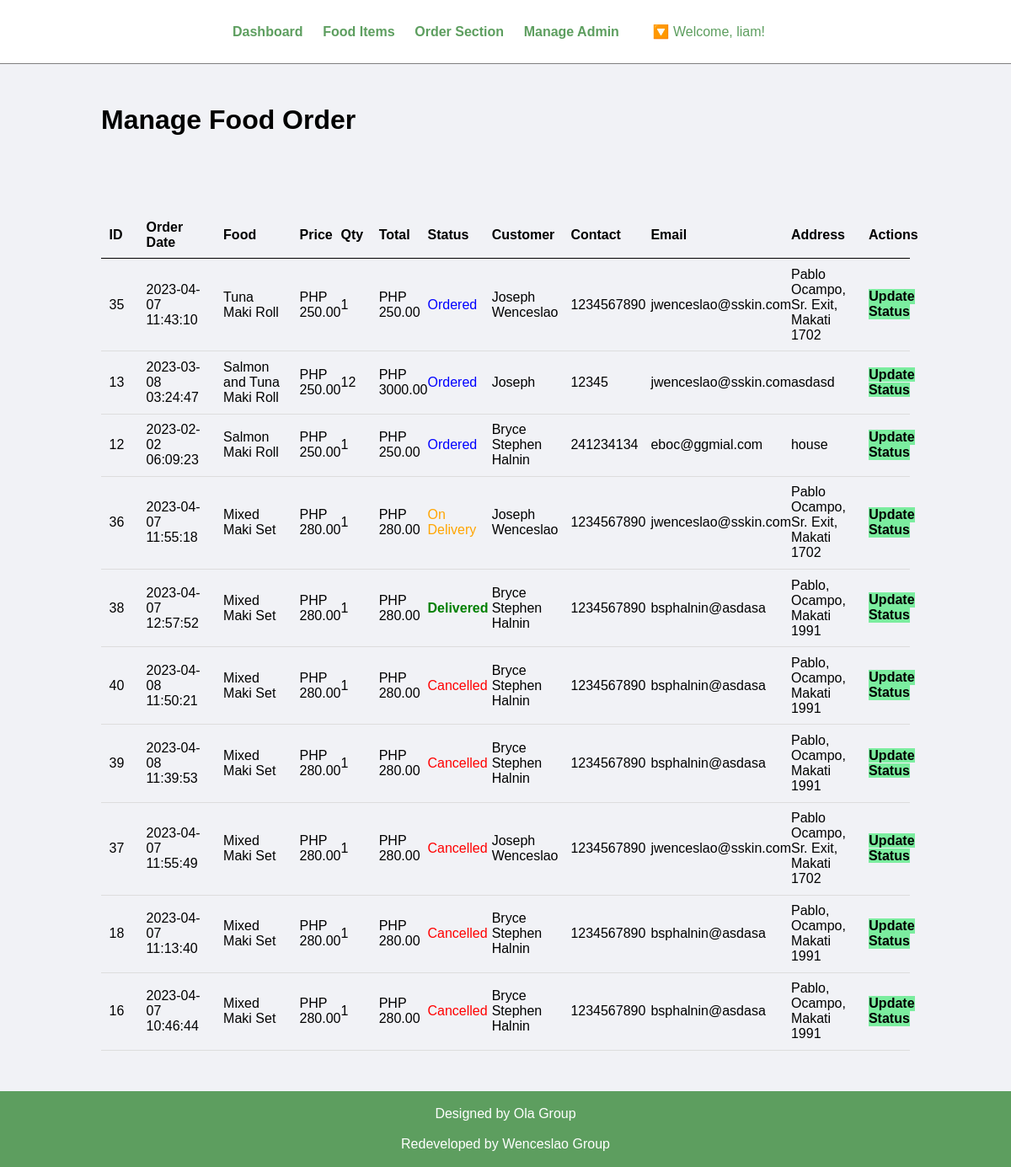
/admin/manage-order.php (signed in), run on the app's committed database.
### tables this page shows
CREATE TABLE `tbl_order` (
  `order_id` int(10) UNSIGNED NOT NULL,
  `order_food` varchar(150) NOT NULL,
  `order_price` decimal(10,2) NOT NULL,
  `order_qty` int(11) NOT NULL,
  `order_total` decimal(10,2) NOT NULL,
  `order_date` datetime NOT NULL,
  `order_status` varchar(50) NOT NULL,
  `order_custfname` varchar(255) NOT NULL,
  `order_custlname` varchar(255) NOT NULL,
  `customer_contact` varchar(20) NOT NULL,
  `customer_email` varchar(150) NOT NULL,
  `customer_address` varchar(255) NOT NULL
);

### admin/manage-order.php (the view, shortened to what this page needs)
<?php include('partials/menu.php');
?>
<div class="main-content">
    <div class="wrapper">
        <h1>Manage Food Order</h1>
                <br /><br /><br />
                <br><br>
                <table class="tbl-full">
                    <tr>
                        <th width="5%">ID</th>
                        <th width="10%">Order Date</th>
                        <th width="10%">Food</th>
                        <th width="5%">Price</th>
                        <th width="5%">Qty</th>
                        <th width="6%">Total</th>
                        <th width="8%">Status</th>
                        <th width="10%">Customer</th>
                        <th width="10%">Contact</th>
                        <th width="15%">Email</th>
                        <th width="10%">Address</th>
                        <th>Actions</th>
                    </tr>
                    <?php
                        $sql = "SELECT * FROM tbl_order
                        ORDER BY
                          CASE order_status
                            WHEN 'Ordered' THEN 1
                            WHEN 'On Delivery' THEN 2
                            WHEN 'Delivered' THEN 3
                            WHEN 'Cancelled' THEN 4
                            ELSE 5
                          END ASC,
                          order_id DESC
                        ";
                        $res = mysqli_query($db, $sql);
                        $count = mysqli_num_rows($res);
                        if($count>0)
                        {
                            while($row=mysqli_fetch_assoc($res))
                            {
                                $id = $row['order_id'];
                                $food = $row['order_food'];
                                $price = $row['order_price'];
                                $qty = $row['order_qty'];
                                $total = $row['order_total'];
                                $order_date = $row['order_date'];
                                $status = $row['order_status'];
                                $customer_name = $row['order_custfname'] ." ". $row['order_custlname'];
                                $customer_contact = $row['customer_contact'];
                                $customer_email = $row['customer_email'];
                                $customer_address = $row['customer_address'];
                                ?>
                                    <tr>
                                        <td><?php echo $id; ?> </td>
                                        <td><?php echo $order_date; ?></td>
                                        <td><?php echo $food; ?></td>
                                        <td><?php echo 'PHP '.$price; ?></td>
                                        <td><?php echo $qty; ?></td>
                                        <td><?php echo 'PHP '.$total; ?></td>
                                        <td>
                                            <?php
                                                if($status=="Ordered")
                                                {
                                                    echo "<label style='color: blue;'>$status</label>";
                                                }
                                                elseif($status=="On Delivery")
                                                {
                                                    echo "<label style='color: orange;'>$status</label>";
                                                }
                                                elseif($status=="Delivered")
                                                {
                                                    echo "<label style='color: green;'><b>$status</b></label>";
                                                }
                                                elseif($status=="Cancelled")
                                                {
                                                    echo "<label style='color: red;'>$status</label>";
                                                }
                                            ?>
                                        </td>
                                        <td><?php echo $customer_name; ?></td>
                                        <td><?php echo $customer_contact; ?></td>
                                        <td><?php echo $customer_email; ?></td>
                                        <td><?php echo $customer_address; ?></td>
                                        <td>
                                            <a href="<?php echo SITEURL; ?>admin/update-order.php?id=<?php echo $id; ?>" class="btn-secondary">Update Status</a>
                                        </td>
                                    </tr>
                                <?php
                            }
                        }
                        else
                        {
                            echo "<tr><td colspan='12' class='error'>Orders not Available</td></tr>";
                        }
                    ?>
                </table>
    </div>
</div>
<?php include('partials/footer.php'); ?>

### css/admin.css (style rules this page uses)
* { margin: 0; padding: 0; font-family: Arial, Helvetica, sans-serif; }
.wrapper { padding: 1%; width: 80%; margin: 0 auto; }
.tbl-full { width: 100%; }
table { border-collapse: collapse; width: 100%; }
th, td { padding: 8px; text-align: left; border-bottom: 1px solid #ddd; }
table tr th { border-bottom: 1px solid black; padding: 1%; text-align: left; }
table tr td { padding: 1%; }
.btn-secondary { background-color: #7bed9f; padding: 1%; color: black; text-decoration: none; font-weight: bold; }
.main-content { background-color: #f1f2f6; padding: 3% 0; }

### data on the page
tbl_order: order_id "35", order_date "2023-04-07 11:43:10", order_food "Tuna Maki Roll", order_price "250.00", order_qty "1", order_total "250.00", order_status "Ordered", customer_name "Joseph Wenceslao", customer_contact "1234567890", customer_email "jwenceslao@sskin.com", customer_address "Pablo Ocampo, Sr. Exit, Makati 1702"
tbl_order: order_id "13", order_date "2023-03-08 03:24:47", order_food "Salmon and Tuna Maki Roll", order_price "250.00", order_qty "12", order_total "3000.00", order_status "Ordered", customer_name "Joseph", customer_contact "12345", customer_email "jwenceslao@sskin.com", customer_address "asdasd"
tbl_order: order_id "12", order_date "2023-02-02 06:09:23", order_food "Salmon Maki Roll", order_price "250.00", order_qty "1", order_total "250.00", order_status "Ordered", customer_name "Bryce Stephen Halnin", customer_contact "241234134", customer_email "eboc@ggmial.com", customer_address "house"
tbl_order: order_id "36", order_date "2023-04-07 11:55:18", order_food "Mixed Maki Set", order_price "280.00", order_qty "1", order_total "280.00", order_status "On Delivery", customer_name "Joseph Wenceslao", customer_contact "1234567890", customer_email "jwenceslao@sskin.com", customer_address "Pablo Ocampo, Sr. Exit, Makati 1702"
tbl_order: order_id "38", order_date "2023-04-07 12:57:52", order_food "Mixed Maki Set", order_price "280.00", order_qty "1", order_total "280.00", order_status "Delivered", customer_name "Bryce Stephen Halnin", customer_contact "1234567890", customer_email "bsphalnin@asdasa", customer_address "Pablo, Ocampo, Makati 1991"
tbl_order: order_id "40", order_date "2023-04-08 11:50:21", order_food "Mixed Maki Set", order_price "280.00", order_qty "1", order_total "280.00", order_status "Cancelled", customer_name "Bryce Stephen Halnin", customer_contact "1234567890", customer_email "bsphalnin@asdasa", customer_address "Pablo, Ocampo, Makati 1991"
tbl_order: order_id "39", order_date "2023-04-08 11:39:53", order_food "Mixed Maki Set", order_price "280.00", order_qty "1", order_total "280.00", order_status "Cancelled", customer_name "Bryce Stephen Halnin", customer_contact "1234567890", customer_email "bsphalnin@asdasa", customer_address "Pablo, Ocampo, Makati 1991"
tbl_order: order_id "37", order_date "2023-04-07 11:55:49", order_food "Mixed Maki Set", order_price "280.00", order_qty "1", order_total "280.00", order_status "Cancelled", customer_name "Joseph Wenceslao", customer_contact "1234567890", customer_email "jwenceslao@sskin.com", customer_address "Pablo Ocampo, Sr. Exit, Makati 1702"
tbl_order: order_id "18", order_date "2023-04-07 11:13:40", order_food "Mixed Maki Set", order_price "280.00", order_qty "1", order_total "280.00", order_status "Cancelled", customer_name "Bryce Stephen Halnin", customer_contact "1234567890", customer_email "bsphalnin@asdasa", customer_address "Pablo, Ocampo, Makati 1991"
tbl_order: order_id "16", order_date "2023-04-07 10:46:44", order_food "Mixed Maki Set", order_price "280.00", order_qty "1", order_total "280.00", order_status "Cancelled", customer_name "Bryce Stephen Halnin", customer_contact "1234567890", customer_email "bsphalnin@asdasa", customer_address "Pablo, Ocampo, Makati 1991"

### other printed values
$_SESSION['username'] "liam"
